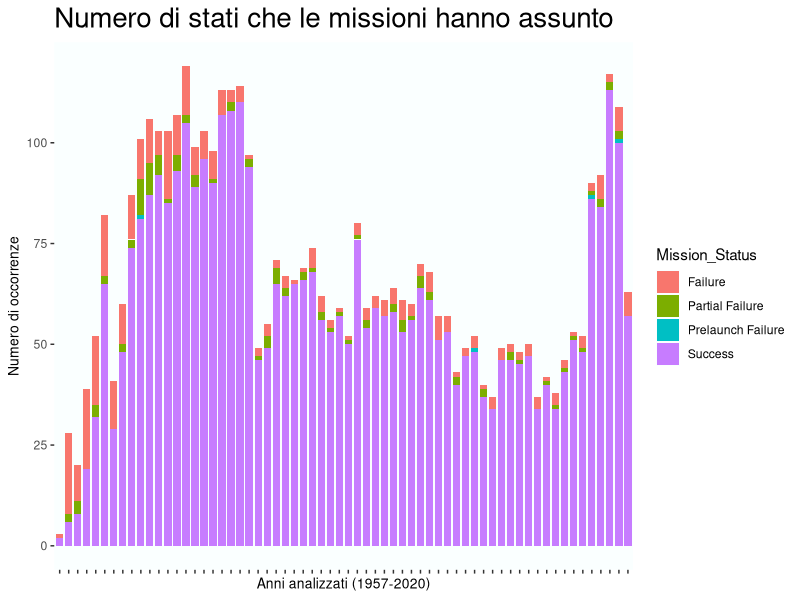

Here is the R script that generated this plot:
library(dplyr)
library(stringr)
library(ggplot2)

#Dataset di partenza
originalDataset = read.csv("mission_launches.csv")

#Tramite una serie di mutate estrae l'anno dalla colonna Date
df1=originalDataset %>%
  mutate(Year =str_split_i(Date, ',',-1))%>%
  mutate(Year= str_trim(Year))%>%
  mutate(Year =str_split_i(Year, ' ',1))

#Raggruppo Mission_Status e Year e li conto così da avere per ogni anno quanto stati di missione di missione ci sono stati
df2= df1%>%
  group_by(Mission_Status, Year)%>%
  summarise(n = n())

#Plotta il subset df2 mappando sulle x gli anni estratti nelle righe dalla 9-12 e sulle y mappa 
# il conto dei vari stati delle missioni
ggplot(df2, mapping = aes(x= Year , y= n))+
  geom_bar(stat = "identity", aes(fill = Mission_Status), width = 0.8, position = position_stack())+ #Colora le varie barre del barplot diversamente in base allo stato delle missioni
  labs(title = "Numero di stati che le missioni hanno assunto",
    y="Numero di occorrenze", x="Anni analizzati (1957-2020)")+
  theme(text = element_text(color = "black") #tra le parentesi del theme() ci sono degli elementi che rendono il grafico più bello e leggibile
    ,panel.background = element_rect(fill ="#FaFFFF")
    ,plot.background = element_rect(fill = "white")
    ,panel.grid = element_blank()
    ,plot.title = element_text(size = 20)
    ,axis.title.x = element_text(size = 10)
    ,axis.title.y = element_text(size = 10)
    ,axis.text.x = element_blank()
  )

